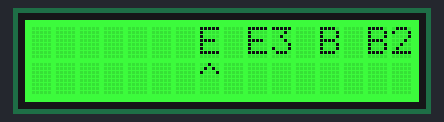
A sketch run on a simulated Arduino Uno, built with avr-gcc and run on an emulated ATmega328P. Parts: 16×2 character LCD.

Above: at 1.18 s.
At 1.92 s:
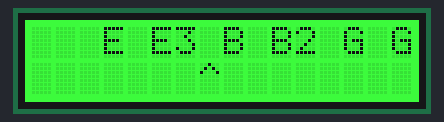
At 2.6 s:
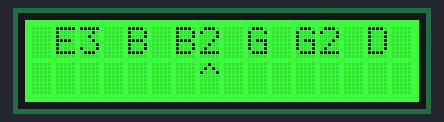
At 7.41 s:
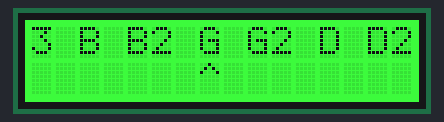
At 7.96 s:
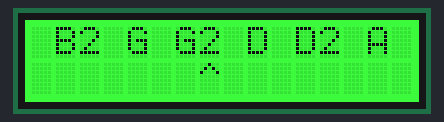
At 8.51 s:
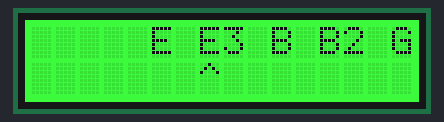

The sketch:

sketch_mar10a.ino
```cpp
#include <Wire.h>
#include "rgb_lcd.h"

rgb_lcd lcd;

const int colorR = 0;
const int colorG = 255;
const int colorB = 0;
int positionCounter = 15;

void setup()
{
    // set up the LCD's number of columns and rows:
    lcd.begin(16, 2);

    lcd.setRGB(colorR, colorG, colorB);
    // Print a message to the LCD.
    delay(1000);
}

void loop()
{

    for (positionCounter = 7; positionCounter >= -30; positionCounter--)
    {
        // scroll one position left:
        lcd.clear();
        lcd.setCursor(positionCounter, 0);
        //lcd.print("E E3 B B2 G G2 D D2 A A3 E E3");
        lcd.print("E");
        lcd.print(" ");
        lcd.print("E3");
        lcd.print(" ");
        lcd.print("B");
        lcd.print(" ");
        lcd.print("B2");
        lcd.print(" ");
        lcd.print("G");
        lcd.print(" ");
        lcd.print("G2");
        lcd.print(" ");
        lcd.print("D");
        lcd.print(" ");
        lcd.print("D2");
        lcd.print(" ");
        lcd.print("A");
        lcd.print(" ");
        lcd.print("A3");
        lcd.print(" ");
        lcd.print("E");
        lcd.print(" ");
        lcd.print("E3");
        lcd.print(" ");

        lcd.setCursor(7,1);
        lcd.print("^");
        // wait a bit:
        delay(150);
    }

    //lcd.clear();
    // delay at the end of the full loop:
    //delay(1000);
}
```

Measured:
- by itself, everything shown: repeats every 7.0 s, in 14 steps
- what the display in image 2 shows lasts 4.5 s, from 2.6 s to 7.1 s
